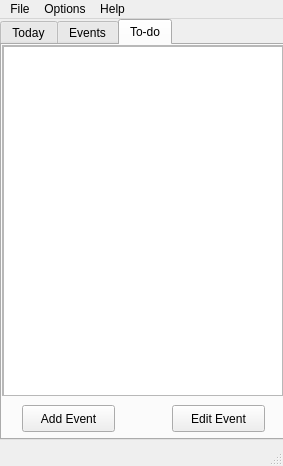
<?xml version="1.0" encoding="UTF-8"?>
<ui version="4.0">
 <class>MainWindow</class>
 <widget class="QMainWindow" name="MainWindow">
  <property name="geometry">
   <rect>
    <x>0</x>
    <y>0</y>
    <width>283</width>
    <height>466</height>
   </rect>
  </property>
  <property name="windowTitle">
   <string>MainWindow</string>
  </property>
  <widget class="QWidget" name="centralWidget">
   <widget class="QTabWidget" name="tabWidget">
    <property name="geometry">
     <rect>
      <x>0</x>
      <y>0</y>
      <width>291</width>
      <height>421</height>
     </rect>
    </property>
    <property name="currentIndex">
     <number>2</number>
    </property>
    <widget class="QWidget" name="tab_1">
     <attribute name="title">
      <string>Today</string>
     </attribute>
     <widget class="QCalendarWidget" name="calendarWidget">
      <property name="geometry">
       <rect>
        <x>0</x>
        <y>0</y>
        <width>280</width>
        <height>179</height>
       </rect>
      </property>
     </widget>
     <widget class="QScrollArea" name="scrollArea">
      <property name="geometry">
       <rect>
        <x>0</x>
        <y>200</y>
        <width>281</width>
        <height>81</height>
       </rect>
      </property>
      <property name="widgetResizable">
       <bool>true</bool>
      </property>
      <widget class="QWidget" name="scrollAreaWidgetContents">
       <property name="geometry">
        <rect>
         <x>0</x>
         <y>0</y>
         <width>279</width>
         <height>79</height>
        </rect>
       </property>
       <widget class="QListWidget" name="listWidget">
        <property name="geometry">
         <rect>
          <x>0</x>
          <y>0</y>
          <width>281</width>
          <height>81</height>
         </rect>
        </property>
       </widget>
      </widget>
     </widget>
     <widget class="QLabel" name="label">
      <property name="geometry">
       <rect>
        <x>10</x>
        <y>180</y>
        <width>131</width>
        <height>17</height>
       </rect>
      </property>
      <property name="text">
       <string>Upcoming Events:</string>
      </property>
     </widget>
     <widget class="QLabel" name="label_2">
      <property name="geometry">
       <rect>
        <x>10</x>
        <y>280</y>
        <width>131</width>
        <height>17</height>
       </rect>
      </property>
      <property name="text">
       <string>Assignments:</string>
      </property>
     </widget>
     <widget class="QScrollArea" name="scrollArea_2">
      <property name="geometry">
       <rect>
        <x>0</x>
        <y>300</y>
        <width>281</width>
        <height>81</height>
       </rect>
      </property>
      <property name="widgetResizable">
       <bool>true</bool>
      </property>
      <widget class="QWidget" name="scrollAreaWidgetContents_2">
       <property name="geometry">
        <rect>
         <x>0</x>
         <y>0</y>
         <width>279</width>
         <height>79</height>
        </rect>
       </property>
       <widget class="QListWidget" name="listWidget_2">
        <property name="geometry">
         <rect>
          <x>0</x>
          <y>0</y>
          <width>281</width>
          <height>81</height>
         </rect>
        </property>
       </widget>
      </widget>
     </widget>
    </widget>
    <widget class="QWidget" name="tab_2">
     <attribute name="title">
      <string>Events</string>
     </attribute>
     <widget class="QScrollArea" name="scrollArea_3">
      <property name="geometry">
       <rect>
        <x>0</x>
        <y>0</y>
        <width>281</width>
        <height>351</height>
       </rect>
      </property>
      <property name="widgetResizable">
       <bool>true</bool>
      </property>
      <widget class="QWidget" name="scrollAreaWidgetContents_3">
       <property name="geometry">
        <rect>
         <x>0</x>
         <y>0</y>
         <width>279</width>
         <height>349</height>
        </rect>
       </property>
       <widget class="QListWidget" name="listWidget_3">
        <property name="geometry">
         <rect>
          <x>0</x>
          <y>0</y>
          <width>281</width>
          <height>351</height>
         </rect>
        </property>
       </widget>
      </widget>
     </widget>
     <widget class="QPushButton" name="pushButton">
      <property name="geometry">
       <rect>
        <x>20</x>
        <y>360</y>
        <width>93</width>
        <height>27</height>
       </rect>
      </property>
      <property name="text">
       <string>Add Event</string>
      </property>
     </widget>
     <widget class="QPushButton" name="pushButton_2">
      <property name="geometry">
       <rect>
        <x>170</x>
        <y>360</y>
        <width>93</width>
        <height>27</height>
       </rect>
      </property>
      <property name="text">
       <string>Edit Event</string>
      </property>
     </widget>
    </widget>
    <widget class="QWidget" name="tab_3">
     <attribute name="title">
      <string>To-do</string>
     </attribute>
     <widget class="QScrollArea" name="scrollArea_4">
      <property name="geometry">
       <rect>
        <x>0</x>
        <y>0</y>
        <width>281</width>
        <height>351</height>
       </rect>
      </property>
      <property name="widgetResizable">
       <bool>true</bool>
      </property>
      <widget class="QWidget" name="scrollAreaWidgetContents_4">
       <property name="geometry">
        <rect>
         <x>0</x>
         <y>0</y>
         <width>279</width>
         <height>349</height>
        </rect>
       </property>
       <widget class="QListWidget" name="listWidget_4">
        <property name="geometry">
         <rect>
          <x>0</x>
          <y>0</y>
          <width>281</width>
          <height>351</height>
         </rect>
        </property>
       </widget>
      </widget>
     </widget>
     <widget class="QPushButton" name="pushButton_3">
      <property name="geometry">
       <rect>
        <x>170</x>
        <y>360</y>
        <width>93</width>
        <height>27</height>
       </rect>
      </property>
      <property name="text">
       <string>Edit Event</string>
      </property>
     </widget>
     <widget class="QPushButton" name="pushButton_4">
      <property name="geometry">
       <rect>
        <x>20</x>
        <y>360</y>
        <width>93</width>
        <height>27</height>
       </rect>
      </property>
      <property name="text">
       <string>Add Event</string>
      </property>
     </widget>
    </widget>
   </widget>
  </widget>
  <widget class="QMenuBar" name="menuBar">
   <property name="geometry">
    <rect>
     <x>0</x>
     <y>0</y>
     <width>283</width>
     <height>25</height>
    </rect>
   </property>
   <widget class="QMenu" name="menuFile">
    <property name="title">
     <string>File</string>
    </property>
    <addaction name="actionImport_Calendar"/>
    <addaction name="actionExport_Calendar"/>
    <addaction name="actionExport_Range"/>
   </widget>
   <widget class="QMenu" name="menuOptions">
    <property name="title">
     <string>Options</string>
    </property>
    <addaction name="actionPreferences"/>
    <addaction name="actionAlarms"/>
   </widget>
   <widget class="QMenu" name="menuHelp">
    <property name="title">
     <string>Help</string>
    </property>
    <addaction name="actionAbout"/>
   </widget>
   <addaction name="menuFile"/>
   <addaction name="menuOptions"/>
   <addaction name="menuHelp"/>
  </widget>
  <widget class="QStatusBar" name="statusBar"/>
  <action name="actionImport_Calendar">
   <property name="text">
    <string>Import Calendar</string>
   </property>
  </action>
  <action name="actionExport_Calendar">
   <property name="text">
    <string>Export All</string>
   </property>
  </action>
  <action name="actionExport_Range">
   <property name="text">
    <string>Export Range</string>
   </property>
  </action>
  <action name="actionPreferences">
   <property name="text">
    <string>Preferences</string>
   </property>
  </action>
  <action name="actionAlarms">
   <property name="text">
    <string>Alarms</string>
   </property>
  </action>
  <action name="actionAbout">
   <property name="text">
    <string>About</string>
   </property>
  </action>
 </widget>
 <layoutdefault spacing="6" margin="11"/>
 <resources/>
 <connections/>
</ui>
